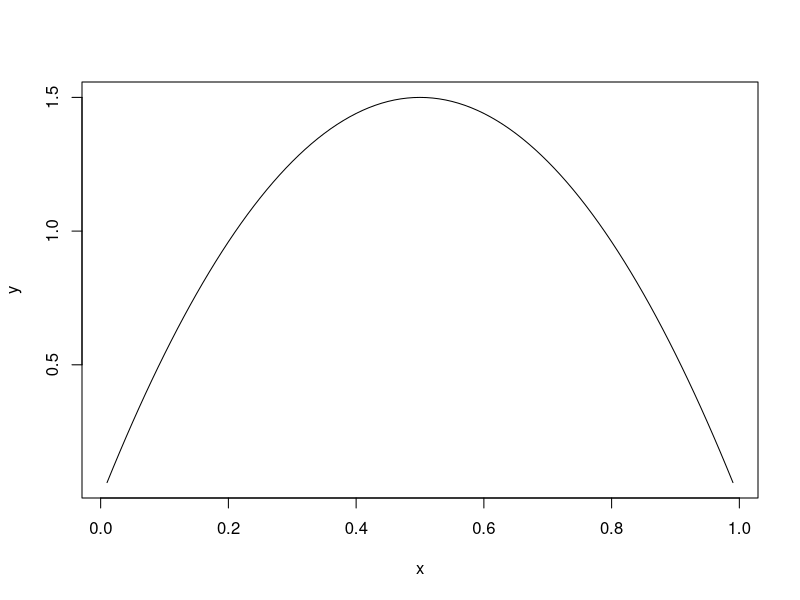
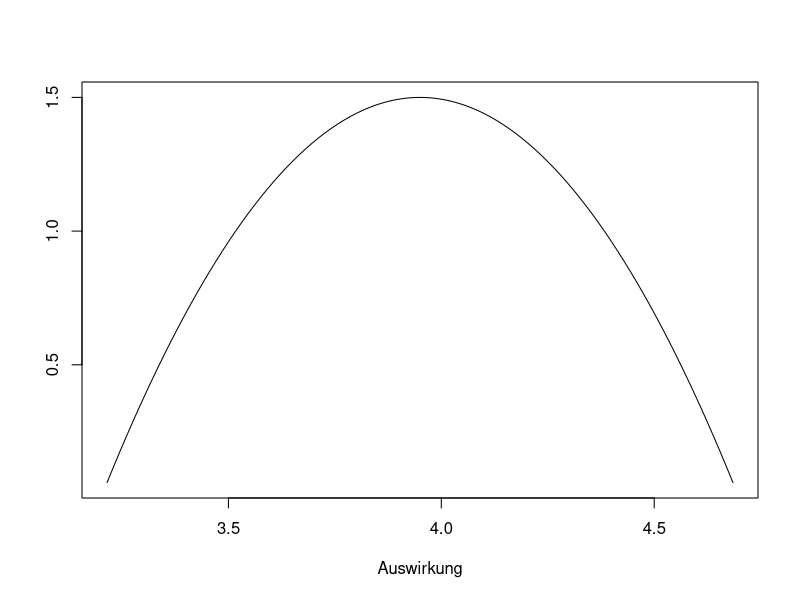
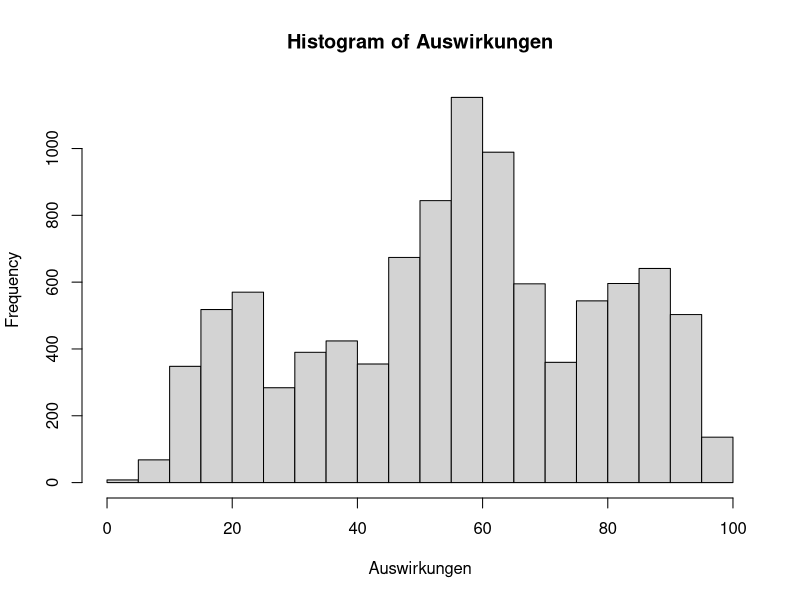
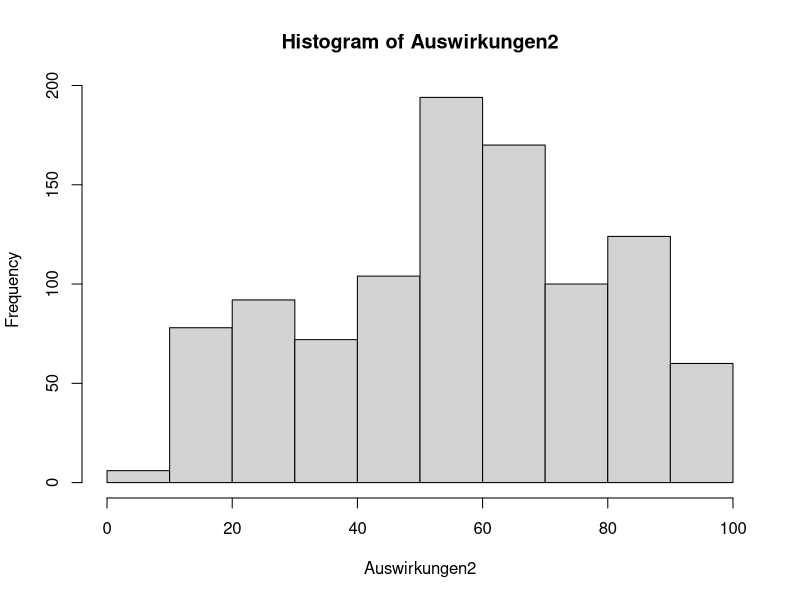
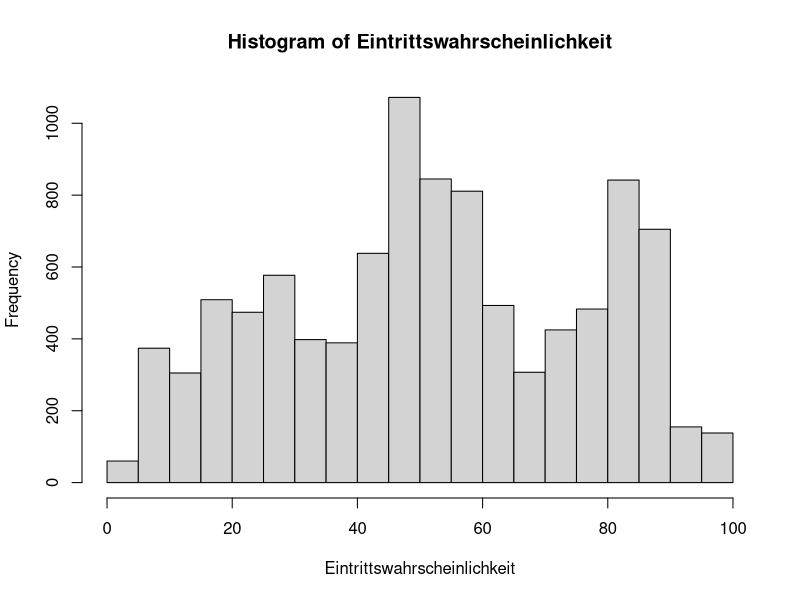

These figures' R source, in order:
library(dplyr)


answerstable1 <- read.csv(file = 'myapp/Data/RQ1.csv', header=TRUE) #importiere das answers file
dfnogroup <- answerstable1 %>% filter(QUES2SURV_METHOD == "classic" & ANS2SURV_ANSWERED == 1 & QUES_ID == 281 )


# Setzen eines Seeds, damit die Ergebnisse reproduzierbar sind
# (es werden jedesmal dieselben Zufallszahlen gezogen)
#  set.seed(100)
# Erzeugen eines künstlichen Datensatzes für die Auswirkung
  n <- 50  # Anzahl an Umfrageteilnehmer
  untere.grenze <- rnorm(n,2.5,1)
  untere.grenze <- round(ifelse(untere.grenze < 0.5,0.5,untere.grenze),digits=1)
  intervallbreite <- runif(n,0.5,3)
  obere.grenze <- untere.grenze+intervallbreite
  obere.grenze <- round(ifelse(obere.grenze > 5.5,5.5,obere.grenze),digits=1)
  Daten <- dfnogroup

# Definition der Prior-Verteilung (Beta-Verteilung)
  # Parameter für die beta-Verteilung
    c.alpha <- 2
    c.beta <- 2
  # Bild der Verteilung
    x <- seq(0.01,0.99,0.01)
	y <- dbeta(x,c.alpha,c.beta)
	plot(x,y,type="l")
  
# Beispiel:
# Wenn ein Proband für die Auswirkung beispielsweise das Intervall von 3,2 bis 4,7 angibt,
# dann ist seine individuelle Wahrscheinlichkeitsverteilung für die Auswirkung:
    x <- seq(0.01,0.99,0.01)
	  y <- dbeta(x,c.alpha,c.beta)
	  plot((4.7-3.2)*x+3.2,y,type="l",xlab="Auswirkung",ylab="")
  
# Monte-Carlo-Simulation

  Runs <- 10000     # die Anzahl an Durchläufen
  Auswirkungen <- rep(NA,Runs)
  for(run in 1:Runs){
  
    # Ziehung eines zufälligen Probanden aus dem Datensatzes
      Probanden <- Daten[,"ACC2SURV_ACCID"]  #,"ANS2SURV_ID"]
      proband <- sample(Probanden,1)
	  
	# Ermittlung des Auswirkungsintervalls des zufällig gezogenen Probandens
	  i.proband <- which(Probanden==proband)
	  untere.grenze <- Daten[i.proband,"X1PCT"]
	  obere.grenze <- Daten[i.proband,"X2PCT"]

    # Ziehung einer zufälligen Auswirkung gemäß der individuellen Beta-Verteilung des Probanden	  
      x <- rbeta(1,c.alpha,c.beta)
	  auswirkung <- (obere.grenze-untere.grenze)*x+untere.grenze
	  
	# Zum Schluss wird noch die in diesem Run ermittelte Auswirkung abgespeichert
      Auswirkungen[run] <- auswirkung	
	  
  }
  
# Die ergibt nun eine gemeinsame Verteilung, die die Angaben aller Probanden
# zur Auswirkung wiederspiegelt

  hist(Auswirkungen)
  
  
  Runs <- 1000     # die Anzahl an Durchläufen
  Auswirkungen2 <- rep(NA,Runs)
  for(run in 1:Runs){
    
    # Ziehung eines zufälligen Probanden aus dem Datensatzes
    Probanden <- Daten[,"ACC2SURV_ACCID"]  #,"ANS2SURV_ID"]
    proband <- sample(Probanden,1)
    
    # Ermittlung des Auswirkungsintervalls des zufällig gezogenen Probandens
    i.proband <- which(Probanden==proband)
    untere.grenze <- Daten[i.proband,"X1PCT"]
    obere.grenze <- Daten[i.proband,"X2PCT"]
    
    # Ziehung einer zufälligen Auswirkung gemäß der individuellen Beta-Verteilung des Probanden	  
    x <- rbeta(1,c.alpha,c.beta)
    auswirkung2 <- (obere.grenze-untere.grenze)*x+untere.grenze
    
    # Zum Schluss wird noch die in diesem Run ermittelte Auswirkung abgespeichert
    Auswirkungen2[run] <- auswirkung2	
    
  }
  
  # Die ergibt nun eine gemeinsame Verteilung, die die Angaben aller Probanden
  # zur Auswirkung wiederspiegelt
  
  hist(Auswirkungen2)
  
  
  Runs <- 10000     # die Anzahl an Durchläufen
  Eintrittswahrscheinlichkeit <- rep(NA,Runs)
  for(run in 1:Runs){
    
    # Ziehung eines zufälligen Probanden aus dem Datensatzes
    Probanden <- Daten[,"ACC2SURV_ACCID"]  #,"ANS2SURV_ID"]
    proband <- sample(Probanden,1)
    
    # Ermittlung des Auswirkungsintervalls des zufällig gezogenen Probandens
    i.proband <- which(Probanden==proband)
    untere.grenze <- Daten[i.proband,"Y1PCT"]
    obere.grenze <- Daten[i.proband,"Y2PCT"]
    
    # Ziehung einer zufälligen Auswirkung gemäß der individuellen Beta-Verteilung des Probanden	  
    x <- rbeta(1,c.alpha,c.beta)
    eintritt <- (obere.grenze-untere.grenze)*x+untere.grenze
    
    # Zum Schluss wird noch die in diesem Run ermittelte Auswirkung abgespeichert
    Eintrittswahrscheinlichkeit[run] <- eintritt
    
  }
  
  # Die ergibt nun eine gemeinsame Verteilung, die die Angaben aller Probanden
  # zur Auswirkung wiederspiegelt
  
  hist(Eintrittswahrscheinlichkeit)
  

# Daraus lässt sich nun die mittlere Auswirkung über alle Probanden angeben:
  mean(Auswirkungen)
  median(Auswirkungen)

  mean(Eintrittswahrscheinlichkeit)
  median(Eintrittswahrscheinlichkeit)
  
  
# und ein Maße für die Unsicherheit angeben:
  sd(Auswirkungen)
  IQR(Auswirkungen)
  sd(Eintrittswahrscheinlichkeit)
  IQR(Eintrittswahrscheinlichkeit)
  
# Das durch die Monte-Carlo-Simulation ermittelte Ergebnis ist aber sehr informativ und
# es lässt sich noch viel mehr daraus machen.
# Zum Beispiel lässt sich ein 90%-Prozent-Quantil angeben. 

  quantile(Auswirkungen,0.9)
  quantile(Eintrittswahrscheinlichkeit,0.9)

  # Das heißt: mit einer Konfidenz von 90% ist die Auswirkung höchsten 4.63   
  




